Frame 1 (no input): blank canvas, image omitted
Frame 60 (the mouse pressed at the canvas centre just before this capture): blank canvas, image omitted
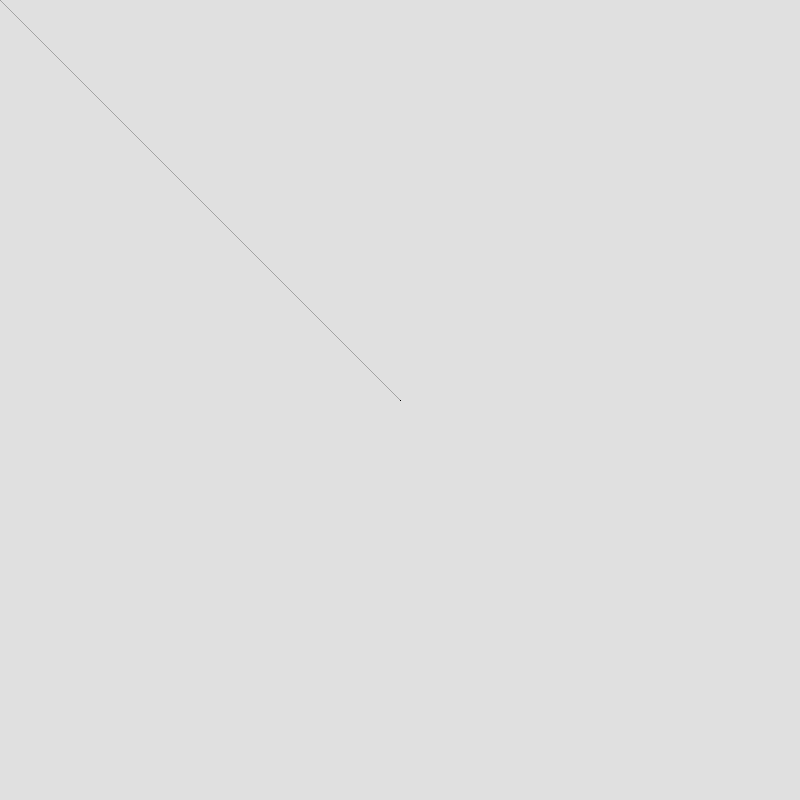
Frame 120 (the mouse held since frame 60 and released just before this capture)

The Processing sketch whose frames 1 and 60 were blank and that drew this single picture after the mouse press (run headless with seeded random() and noise(); from frame 60 on, the mouse is pressed at the canvas centre):

// Processing sketch: transparent_backgrounds
// ── transparent_backgrounds.pde
/*
Matt Melachrinos | mattmelachrinos.com
 
  transparent backgrounds
 Creative Programming 1 with Jeff Thompson
*/



void setup() {
  size(800,800);
  
}


void draw() {
  
  // instead of background(), we'll have to
  // draw a semi-transparent rectangle over the
  // entire screen
  fill(255, 4);
  noStroke();
  rect(0,0, width,height);
  
  // draw lines from the previous to current
  // mouse positions
  stroke(0);
  line(mouseX,mouseY, pmouseX,pmouseY);
  
}
